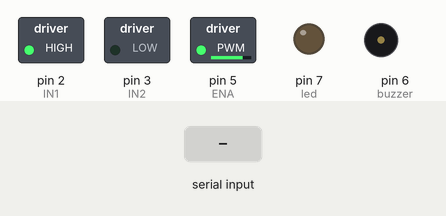
The sketch below on a simulated Arduino Uno, built with avr-gcc and run on an emulated ATmega328P. On the bench: switched loads named in the sketch (green lamp = pin HIGH), output pins drawn as LEDs (lit = HIGH), buzzer (waves = sounding, pin HIGH). The test bench sets the inputs (shaded band).

Above: at 1.2 s.
1.3 s: "S" received over Serial
At 1.45 s:
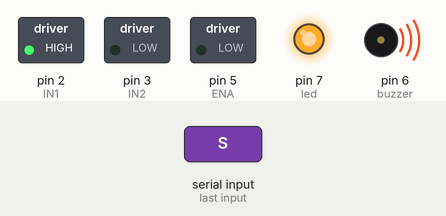
At 2.4 s:
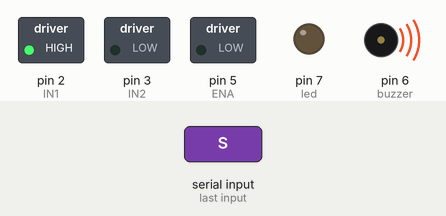
3.1 s: "A" received over Serial
At 3.6 s:
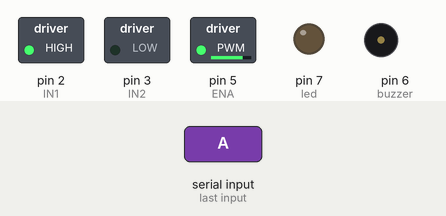
Timing chart, 0 to 6.1 s (numbered marks = the images above; inputs shaded):
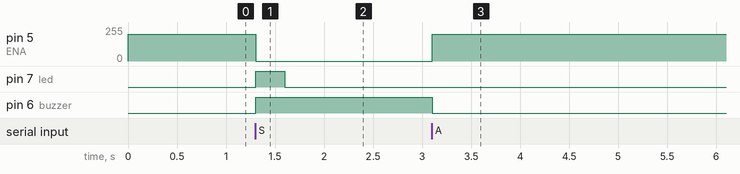

The sketch:

arduino_code.ino
```cpp
// Motor Driver Pins (L293D)
int ENA = 5;   // Enable (PWM)
int IN1 = 2;
int IN2 = 3;

// Output Devices
int buzzer = 6;
int led = 7;

char data;

void setup() {
  pinMode(ENA, OUTPUT);
  pinMode(IN1, OUTPUT);
  pinMode(IN2, OUTPUT);
  pinMode(buzzer, OUTPUT);
  pinMode(led, OUTPUT);

  Serial.begin(9600);

  // Start motor (normal running)
  digitalWrite(IN1, HIGH);
  digitalWrite(IN2, LOW);
  analogWrite(ENA, 200);   // speed (0–255)
}

void loop() {

  if (Serial.available() > 0) {
    data = Serial.read();

    // SLEEP DETECTED
    if (data == 'S') {
      analogWrite(ENA, 0);        // Stop motor
      digitalWrite(buzzer, HIGH); // Buzzer ON

      // LED blinking
      digitalWrite(led, HIGH);
      delay(300);
      digitalWrite(led, LOW);
      delay(300);
    }

    // AWAKE
    else if (data == 'A') {
      digitalWrite(buzzer, LOW);
      digitalWrite(led, LOW);

      // Motor runs again
      digitalWrite(IN1, HIGH);
      digitalWrite(IN2, LOW);
      analogWrite(ENA, 200);
    }
  }
}
```

Measured:
- after the input at 1.3 s, pin 5 (ENA): 200/255 → 0/255 at once; pin 7 (led): LOW → HIGH at once, → LOW 0.30 s later; pin 6 (buzzer): LOW → HIGH at once
- after the input at 3.1 s, pin 5 (ENA): 0/255 → 200/255 at once; pin 6 (buzzer): HIGH → LOW at once
